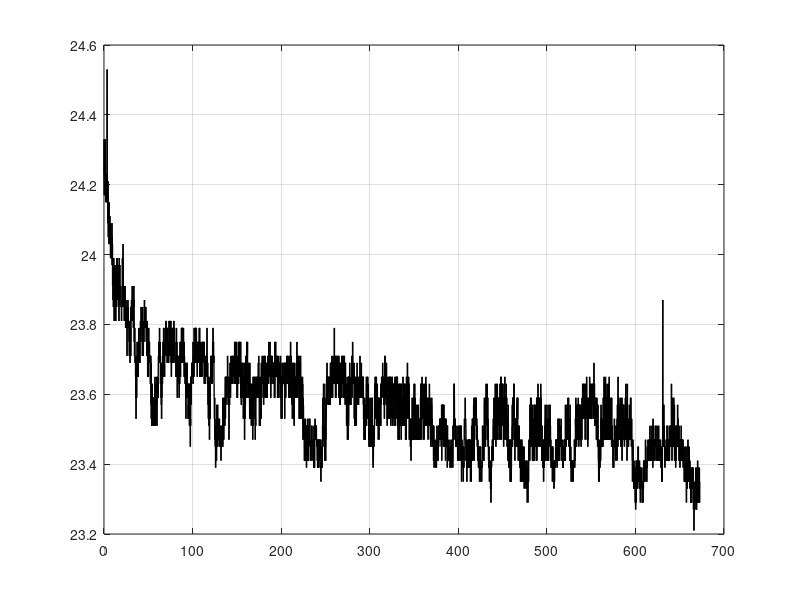

Source code (MATLAB): (Note: this script raises an error after producing the figure.)
%% Clean Up
%clear all
close all
clc


%% Information Abbildung
% Physikalische Größe kursiv
% Einheit normal
% Bildunterschrift
% Auf jede Abbildung muss im Fließtext verwiesen werden
% Abbildungen haben KEINEN eigenen Titel
% Zentriert
% Bei Regressionen keine durchgängigen Linienen einzeichnen
% Abbildungsverzeichnis
% Achsenbeschriftung
% Bei mehr Datenpunkten -> LEGENDE
% Formatierung: Goldener Schnitt (Breite:Höhe = 1.618:1)
% Konsistente Breite für Abbildungen: Z.B. 60% der Textbreite
% Vorschlag Formatierung für TikZ: width=3.5in, height=2.1631644in
% Font size 14


%% Input
Classic=load('Classic_20250916_221320.mat');
Energy=load('Energy_20250916_213358.mat');
Healing=load('Healing_20250916_211701.mat');
Recovery=load('Recovery_20250916_215009.mat');
%%
x = Classic.t_s
y1 = Healing.To_C;
y2 = Energy.To_C;
y3 = Recovery.To_C;
y4 = Classic.To_C;


%% Plot gemäß Laborleitfaden - kontinuierlich
p1 = plot(x, y4, "k", "Linestyle", '-', 'LineWidth', 1);
grid on;

%xlim([0 4])
%ylim([-700 700])

ax = gca; % axes handle
ax.YAxis.Exponent = 0;

% Titel(gemäß Laborleitfaden nicht verwenden)
%title('Gleichrichter');

% x-Achsenbeschriftung
xlabel('$$t\rm{\,/\,s}$$', 'Interpreter', 'latex','fontsize', 14)         
% y-Achsenbeschriftung 
ylabel('$T\,/\,^\circ\mathrm{C}$', 'Interpreter','latex', 'FontSize',14)

%Gegebenfalls zweiter plot
% hold on;
% p2 = plot(x, y2, "k", "Linestyle", '--', 'LineWidth', 1);
% 
% p3 = plot(x, y3, "k", "Linestyle", '-.', 'LineWidth', 1);
% 
% p4 = plot(x, y4, 'k', "Linestyle", ':', 'LineWidth', 1);
% 
% legend('Vout', 'Interpreter', 'latex', 'Location', 'northeast')
% 
% legend( 'Constant speed', ...
%         'Constant power', ...
%         'Constant torque', ...
%         'Linear torque', ...
%         'Interpreter', 'latex', 'Location', 'northeast');






% %% Plot gemäß Laborleitfaden - kontinuierlich
% p1 = plot(x, y1, 'LineWidth', 1);
% grid on;
% 
% %xlim([0 4])
% %ylim([-350 350])
% 
% ax = gca; % axes handle
% ax.YAxis.Exponent = 0;
% 
% % Titel(gemäß Laborleitfaden nicht verwenden)
% %title('Gleichrichter');
% 
% % x-Achsenbeschriftung
% xlabel('$$t\rm{\,/\,ms}$$', 'Interpreter', 'latex','fontsize', 14)         
% % y-Achsenbeschriftung 
% ylabel('$$P\rm{\,/\,kW}$$', 'Interpreter','latex','fontsize', 14)
% 
% %Gegebenfalls zweiter plot
% hold on;
% p2 = plot(x, y2, 'LineWidth', 1);
% 
% p3 = plot(x, y3, 'LineWidth', 1);
% 
% 
% %p4 = plot(x, y4, 'k', "Linestyle", ':', 'LineWidth', 1);
% 
% legend('Core Losses', 'Eddy Current Losses', 'Excess Losses', 'Hysteresis Losses', 'Interpreter', 'latex', 'Location', 'northeast')
% 
% 
% 
% 
% 
% 
% 
% 
% %% Plot gemäß Laborleitfaden - kontinuierlich
% p1 = plot(x, y1, "k", "Linestyle", '-', 'LineWidth', 1);
% grid on;
% 
% %xlim([0 4])
% ylim([0 270])
% 
% ax = gca; % axes handle
% ax.YAxis.Exponent = 0;
% 
% % Titel(gemäß Laborleitfaden nicht verwenden)
% %title('Gleichrichter');
% 
% % x-Achsenbeschriftung
% xlabel('$$t\rm{\,/\,ms}$$', 'Interpreter', 'latex','fontsize', 14)         
% % y-Achsenbeschriftung 
% ylabel('$$P\rm{\,/\,kW}$$', 'Interpreter','latex','fontsize', 14)
% 
% %Gegebenfalls zweiter plot
% hold on;
% p2 = plot(x, y2, "k", "Linestyle", '--', 'LineWidth', 1);
% 
% %p3 = plot(x, y3, "k", "Linestyle", '-.', 'LineWidth', 1);
% 
% 
% %p4 = plot(x, y4, 'k', "Linestyle", ':', 'LineWidth', 1);
% 
% legend('Solid Losses', 'Sum of Stranded Losses', 'Interpreter', 'latex', 'Location', 'northeast')
% 
% 
% 
% 
% 
% 
% 
% 
% 
% %% Plot gemäß Laborleitfaden - diskret
% % p1 = stairs(t, a, '-', 'LineWidth', 1);
% % set(p1, 'color','black');
% % axis([0 5 0 2]);                               
% % 
% % grid on;   
% % 
% % % Titel(gemäß Laborleitfaden nicht verwenden)
% % %title('Gleichrichter');  
% % 
% % % x-Achsenbeschriftung
% % xlabel({'$t$\,/\,s'}, 'Interpreter', 'latex');           
% % % y-Achsenbeschriftung 
% % ylabel({'$A$'}, 'Interpreter', 'latex');          
% % 
% % % Gegebenfalls zweiter plot
% % hold on;                                                
% % 
% % p2 = stairs(t, b, '--', 'LineWidth', 1);
% % set(p2, 'color','black');
% 
% 
% %p3 = plot(t3, a3, ':');
% %set(p2, 'color','black');
% 
% % legend('Testsignal1', 'Testsignal2', 'Location', 'northeast');
% 
% 
% %% Subplots
% subplot(2,1,1)
% p1 = plot(x, y2, "k", "Linestyle", '-', 'LineWidth', 1);
% grid on;
% ax = gca; % axes handle
% ax.YAxis.Exponent = 0;
% % x-Achsenbeschriftung
% xlabel('$$\Theta\rm{\,/\,^\circ}$$', 'Interpreter', 'latex','fontsize', 14)         
% % y-Achsenbeschriftung 
% ylabel('$$I\rm{\,/\,kA}$$', 'Interpreter','latex','fontsize', 14)
% grid on
% legend('Constant speed')
% 
% subplot(2,1,2)
% %p2 = plot(x, y4, "k", "Linestyle", '-', 'LineWidth', 1);
% grid on;
% ax = gca; % axes handle
% ax.YAxis.Exponent = 0;
% % x-Achsenbeschriftung
% xlabel('$$\Theta\rm{\,/\,^\circ}$$', 'Interpreter', 'latex','fontsize', 14)         
% % y-Achsenbeschriftung 
% ylabel('$$I\rm{\,/\,kA}$$', 'Interpreter','latex','fontsize', 14)
% grid on
% legend('Constant power')
% 
% 
% %% Save plot as PDF
% set(gcf,'Units','inches');
% pos = get(gcf,'Position');
% %set(gcf, 'PaperPosition',[0 0 pos(3:4)],'PaperSize',[pos(3:4)]);
% set(gcf,'PaperPositionMode','Auto','PaperUnits','Inches','PaperSize',[pos(3), pos(4)])
% print -dpdf -painters myFig
